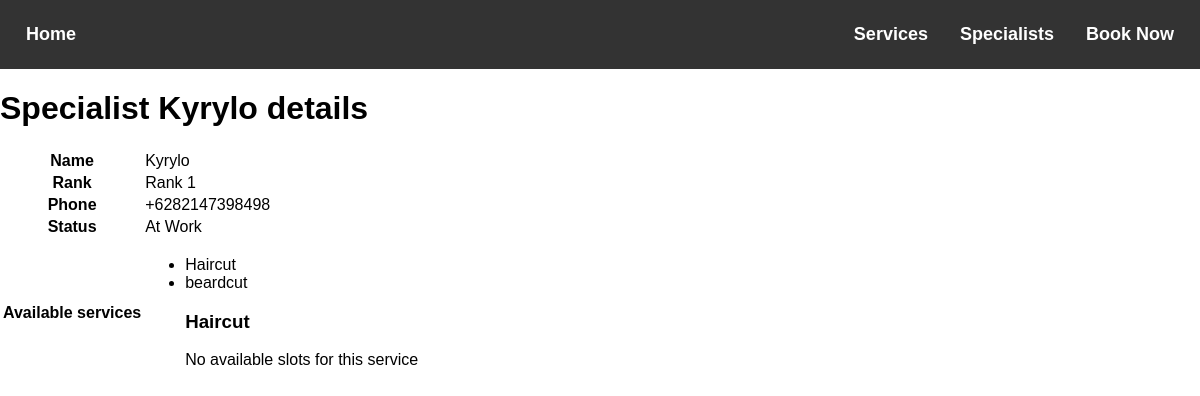
Screenshot of /specialists/Kyrylo/ with the database file from the repository.
### salon_app/models.py (models this page shows, shortened)
class Specialist(models.Model):
    RANKS = (
        (1, 'Rank 1'),
        (2, 'Rank 2')
    )
    STATUSES = (
        (1, 'Day off'),
        (2, 'At Work'),
        (3, 'Sickness'),
        (9, 'Fired')
    )
    name = models.CharField(max_length=150, null=False)
    rank = models.IntegerField(default=0, choices=RANKS)
    phone = models.CharField(max_length=20, null=False)
    status = models.IntegerField(default=1, choices=STATUSES)
    services = models.ManyToManyField(Service)

class Service(models.Model):
    name = models.CharField(max_length=250, unique=True)
    price = models.FloatField()
    duration = models.IntegerField()

### salon_app/views.py (the view, shortened to what this page needs)
# urls.py: path('specialists/<str:name>/', views.specialist_detail, name='specialist_detail'),
def specialist_detail(request, name):
    service_duration = {}  # dictionary to store duration of each service provided by the specialist
    available_services = {}  # dictionary to store all the services provided by the specialist and their durations
    available_booking = {}  # dictionary to store available time slots for each service
    try:
        specialist = Specialist.objects.filter(name=name).first()
        specialist_id = specialist.id
        services = Service.objects.filter(specialist__id=specialist_id).values('id', 'name', 'duration')
        for service in services:
            available_services[service['name']] = service['duration']
            service_duration[service['id']] = service['duration']
        for service_id, duration in service_duration.items():
            available_time = []
            work_day = WorkSchedule.objects.filter(specialist_id=specialist_id,
                                                   end_time__range=(CURRENT_TIME, REQUIRED_PERIOD)
                                                   ).values('begin_time', 'end_time').order_by('begin_time')
            available_booking[Service.objects.get(id=service_id).name] = available_time
            print(Service.objects.filter(specialist__id=specialist_id).query)
            print(WorkSchedule.objects.filter(specialist_id=specialist_id,
                                              end_time__range=(CURRENT_TIME, REQUIRED_PERIOD)).query)
            print(Booking.objects.filter(specialist_id=specialist_id, service_id=service_id,
                                         booking_to__range=(period['begin_time'], period['end_time'])).query)
    except Exception as err:
        print(f'One_specialist error:\n{err}')
    return render(request, 'salon_app/specialist.html', {'specialist': specialist,
                                                         'available_services': available_services,
                                                         'available_booking': available_booking}
                  )

### salon_app/templates/salon_app/specialist.html
{% extends 'salon_app/base.html' %}
{% block content %}
<h1>Specialist {{specialist.name}} details</h1>
  <table>
    <tr>
      <th>Name</th>
      <td>{{ specialist.name }}</td>
    </tr>
    <tr>
      <th>Rank</th>
      <td>{{ specialist.get_rank_display }}</td>
    </tr>
    <tr>
      <th>Phone</th>
      <td>{{ specialist.phone }}</td>
    </tr>
    <tr>
      <th>Status</th>
      <td>{{ specialist.get_status_display }}</td>
    </tr>
    <tr>
      <th>Available services</th>
      <td>
        <ul>
          {% for service in specialist.services.all %}
            <li>{{ service.name }}</li>
          {% endfor %}
          {% for service, slots in available_booking.items %}
  <h3>{{ service }}</h3>
  {% if slots %}
    <ul>
      {% for slot in slots %}
        <li>{{ slot }}</li>
      {% endfor %}
    </ul>
  {% else %}
    <p>No available slots for this service</p>
  {% endif %}
{% endfor %}
        </ul>
      </td>
    </tr>
  </table>
{% endblock %}

### salon_app/templates/salon_app/base.html (style rules this page uses)
body { margin: 0; font-family: Arial, sans-serif; }

### rows the page displays
Specialist: name "Kyrylo", rank "Rank 1", phone "+6282147398498", status "At Work"
Service: name "Haircut", available_booking "Haircut"
Service: name "beardcut"
